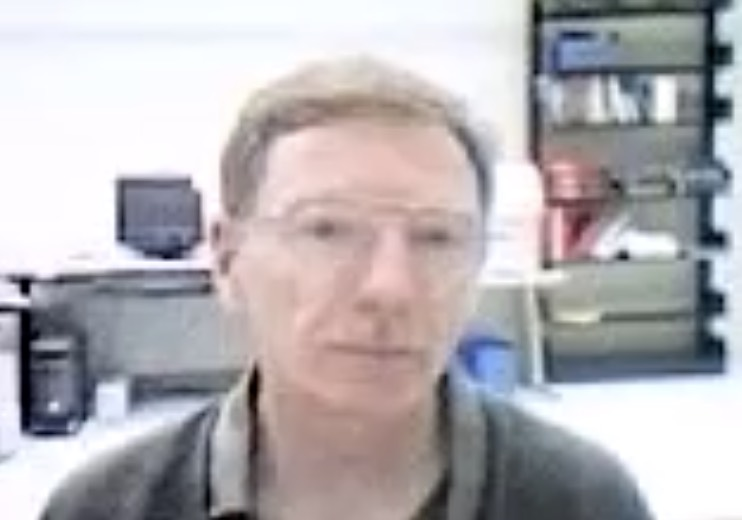
#> input picture src/TUTs/w4/0.mosaic_face/tst1.jpg, 742 x 520 px
$ python main.py
#> lines starting #> are read from the running program, lines starting #| are printed output that depends on the picture
#> further down, img is the input picture: shape (520, 742, 3); mean B, G, R 179.8, 176.5, 180.4
import cv2


def mosaic_face(img):
    faceCascade = cv2.CascadeClassifier('./haarcascade_frontalface_default.xml');
    gray_face = cv2.cvtColor(img, cv2.COLOR_BGR2GRAY);
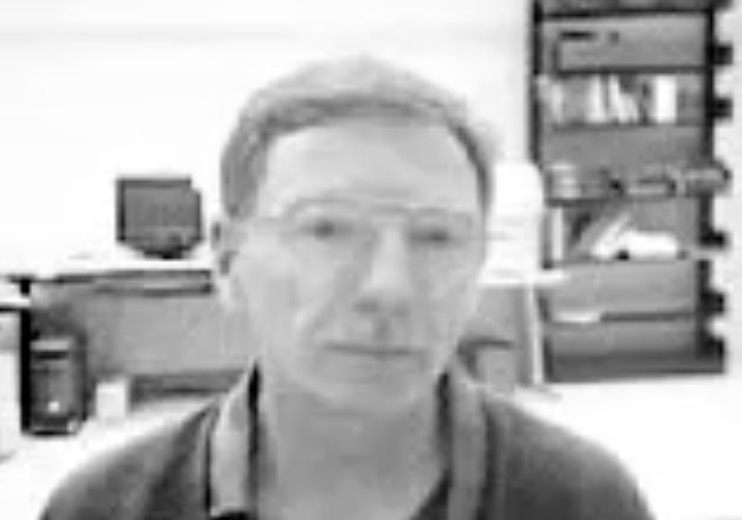
#> gray_face: shape (520, 742); min 0, max 255, mean 178
    faces = faceCascade.detectMultiScale(gray_face, 1.3, 5);
#> faces = [[234, 124, 291, 291]]
    for (x, y, w, h) in faces:
        # cv2.rectangle(img, (x, y), (x+w, y+h), (0, 255, 0), 2)
        # 拿到了'脸部匹配框', 就先把它裁剪出来
        print(f"选区坐标y: {y}-{y+h}, x: {x}-{x+w}, 选区高:{h}, 选区长:{w}");
        cropped_face = img[y:y+h, x:x+w];

        # 自已研究出来的'模糊方案' (有点'高斯模糊'的效果XD)
        down_scaled_face = cv2.resize(cropped_face, (10,10));
        re_upscaled_face = cv2.resize(down_scaled_face,(w,h), interpolation=cv2.INTER_NEAREST); # 马赛克关键: 这里的'插值算法'用'复制内邻'

        # 习题中的参考答案
        s = 10
        # down_scaled_face = cropped_face[::s, ::s, :]; # 对'裁剪图'的高 & 长 每隔10px只保留1px, 最后的':'留全1px中的 3个BGR 元素值
        # re_upscaled_face = cv2.resize(down_scaled_face, (w, h),interpolation=cv2.INTER_NEAREST); # 重新放大, 利用'内部已有值复制'(INNER_NEAREST)

        # 替换原图的'人脸部分'
        img[y:y+h, x:x+w] = re_upscaled_face;
#> this loop made 1 pass
#> (x, y, w, h, s) on pass 1: (234, 124, 291, 291, 10)
#| 选区坐标y: 124-415, x: 234-525, 选区高:291, 选区长:291
#> pass 1, in mosaic_face, `cropped_face = img[y:y+h, x:x+w];`:
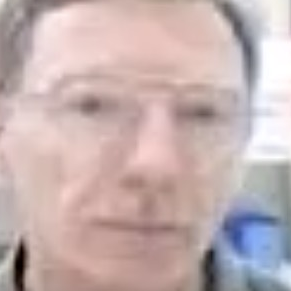
#> cropped_face: shape (291, 291, 3); mean B, G, R 176.3, 177, 196.6
#> pass 1, in mosaic_face, `re_upscaled_face = cv2.resize(down_scaled_face,(w,h), interpolation=cv..`:
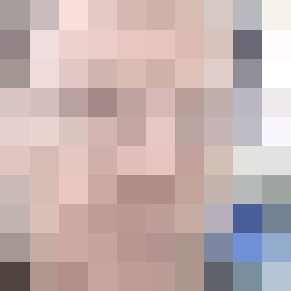
#> re_upscaled_face: shape (291, 291, 3); mean of channels 0, 1, 2 176.4, 177.1, 196.6; drawn as B, G, R
#> after the loop:
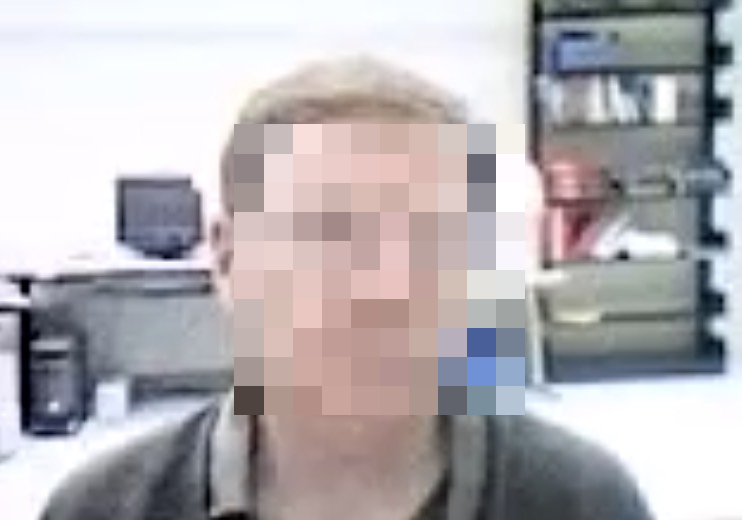
#> img: shape (520, 742, 3); mean B, G, R 179.9, 176.5, 180.4

    return img;
    pass


if __name__ == "__main__":
    img = cv2.imread("tst1.jpg")
    copied_img = img.copy();
    result = mosaic_face(copied_img)
    cv2.imshow('original', img)
    cv2.imshow('mosaic', result)
    cv2.waitKey(0)
